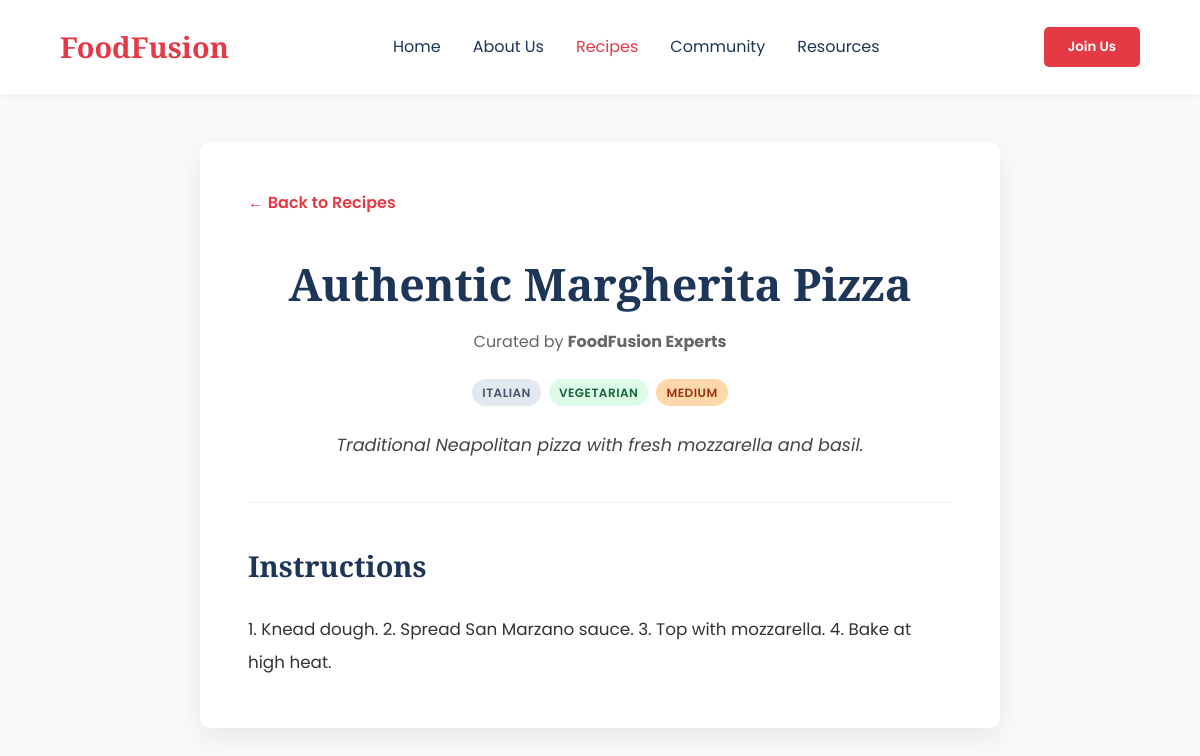
The page /view_recipe.php?id=2 on the database its author committed.
### tables this page shows
CREATE TABLE recipes (
    recipe_id INT AUTO_INCREMENT PRIMARY KEY,
    user_id INT NULL,
    title VARCHAR(255) NOT NULL,
    description TEXT,
    cuisine_type VARCHAR(100),
    dietary_preference VARCHAR(100),
    difficulty_level ENUM('Easy', 'Medium', 'Hard'),
    instructions LONGTEXT NOT NULL,
    created_at TIMESTAMP DEFAULT CURRENT_TIMESTAMP,
    FOREIGN KEY (user_id) REFERENCES users(user_id) ON DELETE SET NULL
);

### view_recipe.php (the view, shortened to what this page needs)
<?php
require_once 'db_connect.php';
$recipe_id = $_GET['id'];
$stmt = $conn->prepare("
    SELECT recipes.*, users.first_name, users.last_name
    FROM recipes
    LEFT JOIN users ON recipes.user_id = users.user_id
    WHERE recipe_id = ?
");
$stmt->bind_param("i", $recipe_id);
$stmt->execute();
$result = $stmt->get_result();
$recipe = $result->fetch_assoc();
?>
<!DOCTYPE html>
<html lang="en">
<head>
    <link rel="stylesheet" href="style.css?v=<?php echo time(); ?>">
</head>
<body>
    <nav class="navbar">
        <div class="logo">FoodFusion</div>
        <ul class="nav-links">
            <li><a href="index.php">Home</a></li>
            <li><a href="about.php">About Us</a></li>
            <li><a href="recipes.php" style="color: var(--primary-color);">Recipes</a></li>
            <li><a href="community.php">Community</a></li>
            <li><a href="resources.php">Resources</a></li>
        </ul>
        <?php if(isset($_SESSION['user_id'])): ?>
            <a href="logout.php" class="btn outline-btn">Logout</a>
        <?php else: ?>
            <button id="openModalBtn" class="btn primary-btn">Join Us</button>
        <?php endif; ?>
    </nav>
    <main class="single-recipe-container">
        <a href="recipes.php" class="back-link">&larr; Back to Recipes</a>
        <div class="single-recipe-header">
            <h1><?php echo htmlspecialchars($recipe['title']); ?></h1>
            <p class="recipe-author">
                <?php if ($recipe['user_id'] === NULL): ?>
                    Curated by <strong>FoodFusion Experts</strong>
                <?php else: ?>
                    Submitted by <strong><?php echo htmlspecialchars($recipe['first_name'] . " " . $recipe['last_name']); ?></strong>
                <?php endif; ?>
            </p>
            <div class="recipe-badges justify-center">
                <span class="badge badge-cuisine"><?php echo htmlspecialchars($recipe['cuisine_type']); ?></span>
                <span class="badge badge-diet"><?php echo htmlspecialchars($recipe['dietary_preference']); ?></span>
                <span class="badge badge-difficulty <?php echo strtolower($recipe['difficulty_level']); ?>"><?php echo htmlspecialchars($recipe['difficulty_level']); ?></span>
            </div>
            <p class="single-recipe-desc"><?php echo htmlspecialchars($recipe['description']); ?></p>
        </div>
        <hr class="recipe-divider">
        <div class="recipe-instructions-block">
            <h2>Instructions</h2>
            <div class="instructions-text">
                <?php echo nl2br(htmlspecialchars($recipe['instructions'])); ?>
            </div>
        </div>
    </main>
</body>
</html>

### style.css (style rules this page uses)
:root { --primary-color: #E63946; --text-dark: #1D3557; --text-light: #F1FAEE; --bg-color: #FAFAFA; --font-heading: 'Playfair Display', serif; --font-body: 'Poppins', sans-serif; --transition: all 0.3s ease; }
* { margin: 0; padding: 0; box-sizing: border-box; }
body { font-family: var(--font-body); background-color: var(--bg-color); color: var(--text-dark); line-height: 1.6; }
h1, h2, .logo { font-family: var(--font-heading); }
.navbar { display: flex; justify-content: space-between; align-items: center; padding: 1.5rem 5%; background: #fff; box-shadow: 0 2px 10px rgba(0,0,0,0.05); position: sticky; top: 0; z-index: 100; }
.logo { font-size: 1.8rem; color: var(--primary-color); font-weight: 600; }
.nav-links { list-style: none; display: flex; gap: 2rem; }
.nav-links a { text-decoration: none; color: var(--text-dark); font-weight: 400; transition: var(--transition); }
.btn { padding: 0.6rem 1.5rem; border: none; border-radius: 5px; font-family: var(--font-body); cursor: pointer; font-weight: 600; transition: var(--transition); }
.primary-btn { background-color: var(--primary-color); color: #fff; }
.recipe-badges { display: flex; gap: 8px; flex-wrap: wrap; margin-bottom: 15px; }
.badge { font-size: 0.75rem; padding: 4px 10px; border-radius: 20px; font-weight: 600; letter-spacing: 0.5px; text-transform: uppercase; }
.badge-cuisine { background-color: #e2e8f0; color: #475569; }
.badge-diet { background-color: #dcfce7; color: #166534; }
.badge-difficulty.medium { background-color: #fed7aa; color: #9a3412; }
.single-recipe-container { max-width: 800px; margin: 3rem auto 5rem; padding: 3rem; background: #fff; border-radius: 10px; box-shadow: 0 10px 30px rgba(0,0,0,0.08); }
.back-link { display: inline-block; color: var(--primary-color); text-decoration: none; font-weight: 600; margin-bottom: 2rem; transition: var(--transition); }
.single-recipe-header { text-align: center; margin-bottom: 2rem; }
.single-recipe-header h1 { font-size: 2.8rem; color: var(--text-dark); margin-bottom: 10px; }
.recipe-author { font-size: 1rem; color: #666; margin-bottom: 1.5rem; }
.justify-center { justify-content: center; }
.single-recipe-desc { font-size: 1.1rem; line-height: 1.8; color: #444; margin-top: 1.5rem; font-style: italic; }
.recipe-divider { border: 0; height: 1px; background: #eee; margin: 2.5rem 0; }
.recipe-instructions-block h2 { font-size: 1.8rem; color: var(--text-dark); margin-bottom: 1.5rem; font-family: var(--font-heading); }
.instructions-text { font-size: 1.05rem; line-height: 2; color: #333; }

### rows shown on the page
recipes: title "Authentic Margherita Pizza", cuisine_type "ITALIAN", dietary_preference "VEGETARIAN", difficulty_level "MEDIUM", description "Traditional Neapolitan pizza with fresh mozzarella and basil.", instructions "1. Knead dough. 2. Spread San Marzano sauce. 3. Top with mozzarella. 4. Bake at high heat."
